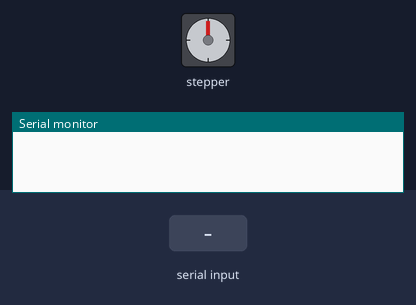
The sketch below on a simulated Arduino Uno, built with avr-gcc and run on an emulated ATmega328P. On the bench: stepper motor, the last lines printed to the serial monitor. Wiring (inferred from the names in the program): stepper motor (200 steps per turn assumed): coils pin 12, pin 11, pin 10, pin 9. The test bench sets the inputs (shaded band).

Above: at 1.2 s.
1.3 s: "90,45\n" received over Serial
At 2.47 s:
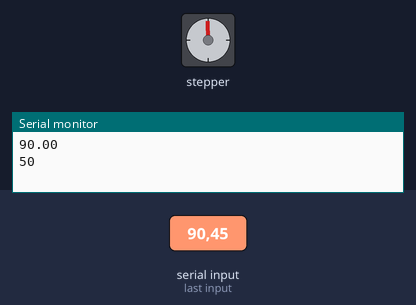
At 3.6 s:
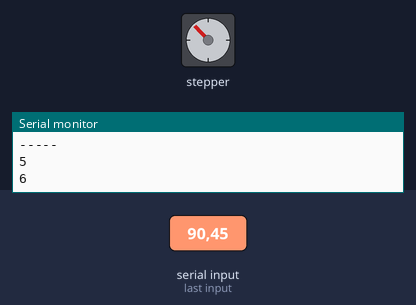
4.3 s: "200\n" received over Serial
At 6.4 s:
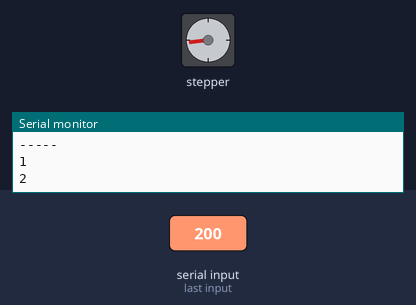
7.3 s: "5\n" received over Serial
At 8.75 s:
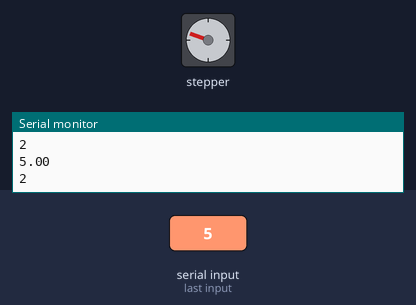
10.3 s: "5\n" received over Serial
13.3 s: "200\n" received over Serial
16.3 s: "8\n" received over Serial
Timing chart, 0 to 20.3 s (numbered marks = the images above; inputs shaded):
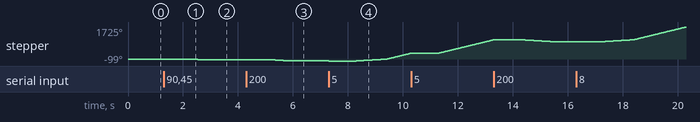

The sketch:

Practica_8.ino
```cpp
int Paso [ 8 ][ 4 ] =
{ {1, 0, 0, 0},
  {1, 1, 0, 0},
  {0, 1, 0, 0},
  {0, 1, 1, 0},
  {0, 0, 1, 0},
  {0, 0, 1, 1},
  {0, 0, 0, 1},
  {1, 0, 0, 1}
};

#define IN1  12
#define IN2  11
#define IN3  10
#define IN4  9

double angle = 0;
String instring = "";
int steps_left = 200;
boolean Direction = true;
int Steps = 0;                       // Define el paso actual de la secuencia
int currentAngle = 0;
double currentSteps = 0;
double aux = 0;
int nextStep = 0, backStep = 0, actualStep = 0;

void setup()
{
  Serial.begin(9600);
  pinMode(IN1, OUTPUT);
  pinMode(IN2, OUTPUT);
  pinMode(IN3, OUTPUT);
  pinMode(IN4, OUTPUT);
}

void stepperLess()            //Avanza un paso
{ digitalWrite( IN1, Paso[Steps][ 0] );
  digitalWrite( IN2, Paso[Steps][ 1] );
  digitalWrite( IN3, Paso[Steps][ 2] );
  digitalWrite( IN4, Paso[Steps][ 3] );
  Steps++;

  if (Steps == 8) {
    Steps = 0;
  }
}

void stepperMore()            //Avanza un paso
{ digitalWrite( IN1, Paso[Steps][ 0] );
  digitalWrite( IN2, Paso[Steps][ 1] );
  digitalWrite( IN3, Paso[Steps][ 2] );
  digitalWrite( IN4, Paso[Steps][ 3] );
  Steps--;

  if (Steps == -1) {
    Steps = 7;
  }
}

void giro() {
  if (currentAngle != angle) {
    if (angle != 0) {
      int pasos = ((angle * 200) / 360);
      Serial.println(pasos);

      if (pasos == 0) {
        aux = 0;
      } else {
        aux = pasos - currentSteps;
      }

      currentSteps = pasos;
    } else {
      aux = currentSteps;
      currentSteps = 0;
    }

    if (aux < 0) {
      aux = aux * (-1);
    }

    while (aux > 0) {
      if (angle > currentAngle) {
        stepperMore();
        aux--;
        delay(10);
      } else {
        stepperLess();
        aux--;
        delay(10);
      }
    }

    backStep = Steps - 1;

    if (backStep == 8) {
      backStep = 1;
    } else if (backStep == -1) {
      backStep = 6;
    }

    nextStep = Steps++;

    if (nextStep == 8) {
      nextStep = 1;
    } else if (nextStep == -1) {
      nextStep = 6;
    }

    Serial.println("-----");
    Serial.println(backStep);
    Serial.println(nextStep);

    currentAngle = angle;
  }
}

void relax() {
  do {
    digitalWrite( IN1, Paso[Steps][ 0] );
    digitalWrite( IN2, Paso[Steps][ 1] );
    digitalWrite( IN3, Paso[Steps][ 2] );
    digitalWrite( IN4, Paso[Steps][ 3] );
    actualStep = Steps;
    Steps = backStep;
    delay(5);
    digitalWrite( IN1, Paso[Steps][ 0] );
    digitalWrite( IN2, Paso[Steps][ 1] );
    digitalWrite( IN3, Paso[Steps][ 2] );
    digitalWrite( IN4, Paso[Steps][ 3] );
    Steps = actualStep;
    delay(5);
  } while (Serial.available() <= 0);
}

void loop()
{
  if (Serial.available() > 0) {
    instring = Serial.readString();
    angle = instring.toInt();
    Serial.println(angle);
    giro();
  } else {
    relax();
  }
}
```

Measured:
- after the input at 1.3 s, stepper: turns 44° counter-clockwise in 0.47 s, starting after 1.0 s
